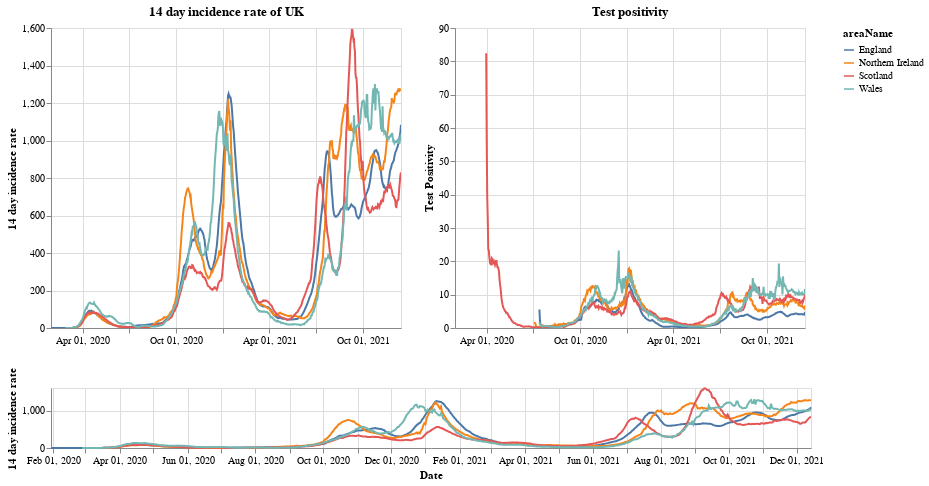

Here is the notebook cell this chart was saved with:
### Markdown cell above
# Plots

First a plot with each country in the UK. The top right shows the positivity rate for (which is the percentage of registered tests which were positive) while the top left is the 14 day incidence rate. The bottom chart can be used to select the timeframe (does not work on a mobile device).

### Code cell
#collapse
brush = alt.selection(type='interval', name='DateBrush',encodings=['x'],fields=['Time'])
leg_selection = alt.selection_multi(fields=['areaName'], bind='legend')

base = alt.Chart(uk_cases).mark_line().encode(
    x=alt.X("yearmonthdate(date):T", axis=alt.Axis(title='Date')),
    y=alt.Y("twoWeeklyCasesRate:Q", axis=alt.Axis(title='14 day incidence rate')),
    tooltip=['areaName', 'date','twoWeeklyCasesRate', 'testPositivity'],
    color='areaName',
    opacity=alt.condition(leg_selection, alt.value(2), alt.value(0.1))
).add_selection(leg_selection).properties(width=350)

upper = base.encode(alt.X('yearmonthdate(date):T', axis=alt.Axis(title=''),
                         scale=alt.Scale(domain=brush))
                   ).properties(title=f'14 day incidence rate of UK')
upper_right = upper.encode(alt.Y('testPositivity:Q', axis=alt.Axis(title='Test Positivity'))).properties(title='Test positivity')
lower = base.properties(height=60, width = 760).add_selection(brush)

(upper | upper_right) & lower

### Figure 1 — Vega-Lite specification as saved in the notebook (floating-point values rounded to 4 significant figures; data arrays with more than 128 entries replaced by an {"elided": "..."} marker saying what was removed)
{"config": {"view": {"continuousWidth": 400, "continuousHeight": 300}}, "vconcat": [{"hconcat": [{"mark": "line", "encoding": {"color": {"type": "nominal", "field": "areaName"}, "opacity": {"condition": {"value": 2, "selection": "selector001"}, "value": 0.1}, "tooltip": [{"type": "nominal", "field": "areaName"}, {"type": "temporal", "field": "date"}, {"type": "quantitative", "field": "twoWeeklyCasesRate"}, {"type": "quantitative", "field": "testPositivity"}], "x": {"type": "temporal", "axis": {"title": ""}, "field": "date", "scale": {"domain": {"selection": "DateBrush"}}, "timeUnit": "yearmonthdate"}, "y": {"type": "quantitative", "axis": {"title": "14 day incidence rate"}, "field": "twoWeeklyCasesRate"}}, "selection": {"selector001": {"type": "multi", "fields": ["areaName"], "bind": "legend"}}, "title": "14 day incidence rate of UK", "width": 350}, {"mark": "line", "encoding": {"color": {"type": "nominal", "field": "areaName"}, "opacity": {"condition": {"value": 2, "selection": "selector001"}, "value": 0.1}, "tooltip": [{"type": "nominal", "field": "areaName"}, {"type": "temporal", "field": "date"}, {"type": "quantitative", "field": "twoWeeklyCasesRate"}, {"type": "quantitative", "field": "testPositivity"}], "x": {"type": "temporal", "axis": {"title": ""}, "field": "date", "scale": {"domain": {"selection": "DateBrush"}}, "timeUnit": "yearmonthdate"}, "y": {"type": "quantitative", "axis": {"title": "Test Positivity"}, "field": "testPositivity"}}, "selection": {"selector001": {"type": "multi", "fields": ["areaName"], "bind": "legend"}}, "title": "Test positivity", "width": 350}]}, {"mark": "line", "encoding": {"color": {"type": "nominal", "field": "areaName"}, "opacity": {"condition": {"value": 2, "selection": "selector001"}, "value": 0.1}, "tooltip": [{"type": "nominal", "field": "areaName"}, {"type": "temporal", "field": "date"}, {"type": "quantitative", "field": "twoWeeklyCasesRate"}, {"type": "quantitative", "field": "testPositivity"}], "x": {"type": "temporal", "axis": {"title": "Date"}, "field": "date", "timeUnit": "yearmonthdate"}, "y": {"type": "quantitative", "axis": {"title": "14 day incidence rate"}, "field": "twoWeeklyCasesRate"}}, "height": 60, "selection": {"selector001": {"type": "multi", "fields": ["areaName"], "bind": "legend"}, "DateBrush": {"type": "interval", "encodings": ["x"], "fields": ["Time"]}}, "width": 760}], "data": {"name": "data-dc2afe608018331dedbaa313eb042d20"}, "$schema": "https://vega.github.io/schema/vega-lite/v4.8.1.json", "datasets": {"data-dc2afe608018331dedbaa313eb042d20": {"elided": "2648 records"}}}
